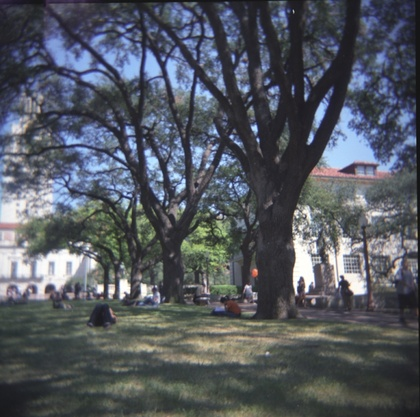
%> input picture PS1/Seunghyup_Oh_PS1/inputReduceWidthMall.jpg, 420 x 417 px, shrunk from 775 x 769 before the run
$ octave --eval "seam_carving_decrease_width2;"   (GNU Octave 9; MATLAB toolbox functions it lacks are replaced by stand-ins)
%> lines starting %> are read from the running program, lines starting %| are printed output that depends on the picture
%> in seam_carving_decrease_width2, i2 is the input picture: size 417x420x3 uint8; mean R, G, B 83.8, 88.4, 96.4
### PS1/Seunghyup_Oh_PS1/energy_img.m
function energyImg = energy_img(im)
%to compute the energy at each pixel using the magnitude of the x and y gradients (equation 1 in the paper; sqrt(dx^2+dy^2)).
grayscale = rgb2gray(im);
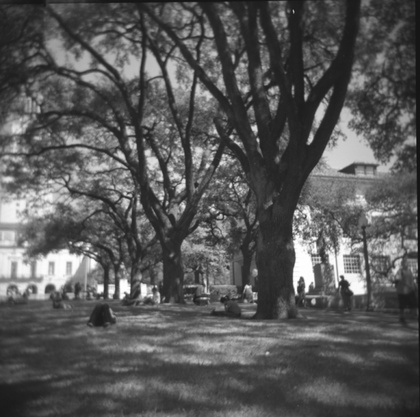
%> grayscale: size 417x420 uint8; min 14, max 255, mean 88
Dy = fspecial('sobel');
%Dy = fspecial('prewitt');
Dx = -Dy';
dx = imfilter(double(grayscale), Dx);
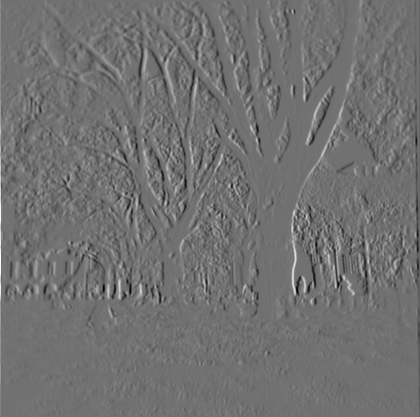
%> dx: size 417x420 double; min -756, max 943, mean -0.7; drawn with min black and max white
dy = imfilter(double(grayscale), Dy);
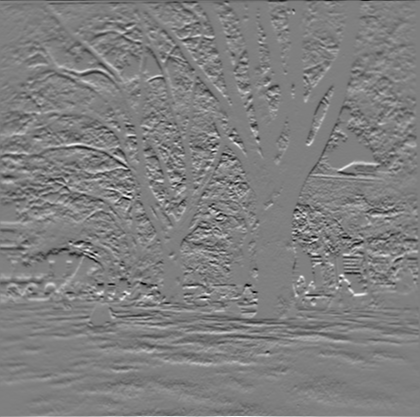
%> dy: size 417x420 double; min -590, max 587, mean -0.3; drawn with min black and max white
energyImg = sqrt(dx.^2 + dy.^2);
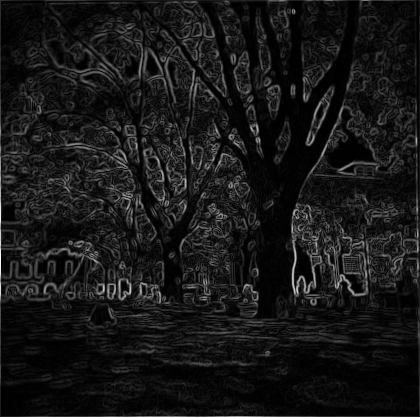
%> energyImg: size 417x420 double; min 0, max 943, mean 86.6; drawn with min black and max white


%imagesc(energyImg);
%colormap gray;

end

### PS1/Seunghyup_Oh_PS1/decrease_width.m
function [reducedColorImg,reducedEnergyImg] = decrease_width(im,energyImg)
x = size(im,1);
y = size(im,2);
reducedColorImg = uint8(zeros(x, y-1,3));
reducedEnergyImg = zeros(x, y-1);
map = cumulative_min_energy_map(energyImg, 'VERTICAL');
vSeam = find_vertical_seam(map);

r = im(:,:,1);
g = im(:,:,2);
b = im(:,:,3);

    for i = 1:x
        r1 = r(i,:);
        r1(vSeam(i)) = [];

        g1 = g(i,:);
        g1(vSeam(i)) = [];

        b1 = b(i,:);
        b1(vSeam(i)) = [];

        h = cat(3, r1, g1, b1);
        reducedColorImg(i,:,:) = h;
        h = energyImg(i,:);
        h(vSeam(i)) = [];
        reducedEnergyImg(i,:) = h;

    end
end


### PS1/Seunghyup_Oh_PS1/cumulative_min_energy_map.m
function cumulativeEnergyMap = cumulative_min_energy_map(energyImg, seamDirection)
%to compute minimum cumulative energy.
map = zeros(size(energyImg));

    if strcmp(seamDirection, 'VERTICAL')
        map(1,:) = energyImg(1,:);
        for i = 2:size(energyImg,1)
            for j = 1:size(energyImg,2)
                x = map(i-1,j);
                if (j-1)>0
                    x = [x, map(i-1, j-1)];
                end

                if (j+1)<size(energyImg,2)
                    x = [x, map(i-1, j+1)];
                end
                map(i,j) = energyImg(i,j) + min(x);
            end
        end


    elseif strcmp(seamDirection, 'HORIZONTAL')
        map(:,1) = energyImg(:,1);
        for i = 2:size(energyImg,2)
            for j = 1:size(energyImg,1)
                x = map(j,i-1);
                if (j-1)>0
                    x = [x map(j-1, i-1)];
                end
                if (j+1)<size(energyImg,1)
                    x = [x map(j+1, i-1)];
                end
                map(j,i) = energyImg(j,i) + min(x);
            end
        end
    end
cumulativeEnergyMap = map;
end


### PS1/Seunghyup_Oh_PS1/find_vertical_seam.m
function verticalSeam = find_vertical_seam(cumulativeEnergyMap)
%to cocpute the optical vertical seam.
%c(i,j) = e(i,j) + min(c(i-1,j-1), c(i-1,j), c(i-1,j+1))
len1 = size(cumulativeEnergyMap,1);
len2 = size(cumulativeEnergyMap,2);
verticalSeam = zeros(1,len1);

seam = cumulativeEnergyMap(len1,:);
index = find(seam == min(seam));
[val,index] = min(cumulativeEnergyMap(len1,:));
verticalSeam(len1)=index;
map = cumulativeEnergyMap;

    for i = (len1-1):-1:1
        if index <= 1
            A = [map(i,index)  map(i,index+1)];
        elseif index == len2
            A = [map(i,index-1)  map(i,index)];
        else
            A=[map(i,index-1) map(i,index) map(i,index+1)];
        end

        [val,newindex] = min(A);
        final = index + newindex - 2;
        verticalSeam(i) = final;
        index = final;
    end
verticalSeam = verticalSeam';
end

### PS1/Seunghyup_Oh_PS1/seam_carving_decrease_width2.m
function seam_carving_decrease_width2
    i2 = imread('inputReduceWidthMall.jpg');
    imshow(i2);
    title('769X775');

    ienergy2 = i2;
    energy2 = energy_img(i2);
    for i = 1:1:100
        [ienergy2, energy2] = decrease_width(ienergy2, energy2);
    end
    imwrite(ienergy2, 'outputReduceWidthMall.png');
    imshow(ienergy2);
    title('769X675');
end
%> (the run ends here)
